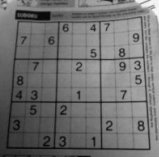
#> input picture OpenCV/Tutorials/images/dave.png, 159 x 157 px, found by its file name
$ python 'run 自适应阈值.py'
#> lines starting #> are read from the running program, lines starting #| are printed output that depends on the picture; after the words box and inside, x2 and y2 are one past the last pixel; in counts of white or black regions, pixels touching at a corner belong together
'''
当一幅图像上的不同部分具有不同亮度时，我们需要采用自适应阈值
此时的阈值是根据图像上的每一小块区域计算与其对应的阈值
因此在一幅图像上的不同区域采用的是不同的阈值，从而是我们能在亮度不同的情况下得到更好的结果

Adaptive Method 自适应方式
	cv2.ADPTIVE_THRESH_MEAN_C：阈值取自相邻区域的平均值
	cv2.ADPTIVE_THRESH_GASUUIAN_C：阈值取自相邻区域的加权和，权重为一个高斯窗口

Block Size 邻域大小【用来计算阈值的区域大小】

C 一个常数，阈值就等于平均值或加权平均值减去这个参数

'''

import cv2
import numpy as np
from matplotlib import pyplot as plt

img=cv2.imread('..\images\dave.png',0)
#> img is the input picture: shape (157, 159); min 6, max 252, mean 111.8

# 中值滤波
# img=cv2.medianBlur(img,5)

ret,th1=cv2.threshold(img,127,255,cv2.THRESH_BINARY)
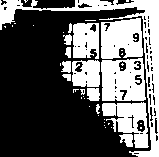
#> th1: shape (157, 159); 37.4% white; 43 white regions (29 under 20 px), largest, box (x1, y1, x2, y2) and area: (0, 0, 159, 157) 3016, (101, 58, 146, 101) 1574, (101, 18, 143, 59) 1409

# 11 为 Block Size, 2 为常数 C

# http://docs.opencv.org/2.4.10/modules/imgproc/doc/miscellaneous_transformations.html?highlight=adaptivethreshold#cv2.adaptiveThreshold
# Python: cv2.adaptiveThreshold(src, maxValue, adaptiveMethod, thresholdType, blockSize, C[, dst]) → dst¶
# 貌似第二个参数有没有什么用
th2=cv2.adaptiveThreshold(img,255,cv2.ADAPTIVE_THRESH_MEAN_C,cv2.THRESH_BINARY,11,2)
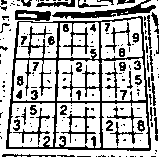
#> th2: shape (157, 159); 70.7% white; black in thin lines or dots

th3=cv2.adaptiveThreshold(img,255,cv2.ADAPTIVE_THRESH_GAUSSIAN_C,cv2.THRESH_BINARY,11,2)
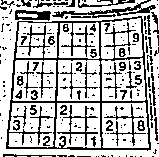
#> th3: shape (157, 159); 72.2% white; black in thin lines or dots

titles=['Original Image','Global Thresholding (v=127)','Adaptive Mean Thresholding','Adaptive Gaussian Thresholding']

images=[img,th1,th2,th3]

for i in range(4):
	plt.subplot(2,2,i+1),plt.imshow(images[i],cmap='gray')
	plt.title(titles[i])
	plt.xticks([]),plt.yticks([])

plt.show()
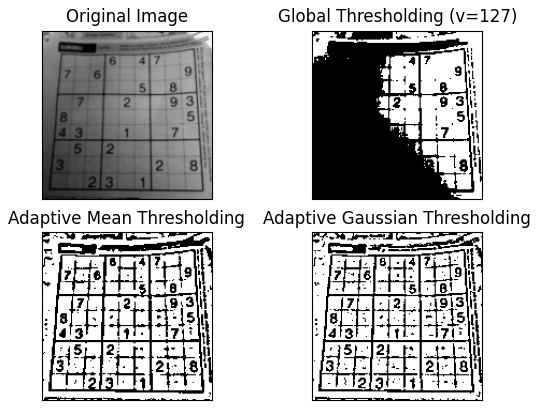
#> figure drawn by matplotlib, 4 panels

$ run again, with OpenCV/Tutorials/images/bilateral.png copied over OpenCV/Tutorials/images/dave.png
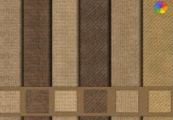
#> input picture OpenCV/Tutorials/images/bilateral.png, 173 x 120 px, found by its file name
#> `ret,th1=cv2.threshold(img,127,255,cv2.THRESH_BINARY)`:
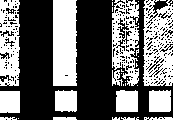
#> th1: shape (120, 173); 42.2% white; 35 white regions (22 under 20 px), largest, box (x1, y1, x2, y2) and area: (53, 0, 77, 86) 2003, (143, 0, 173, 86) 1847, (112, 0, 139, 86) 1392
#> th2: shape (120, 173); 61% white; 351 black regions (300 under 20 px), largest, box (x1, y1, x2, y2) and area: (51, 0, 112, 120) 1534, (0, 0, 53, 120) 1077, (112, 85, 173, 120) 847
#> `th3=cv2.adaptiveThreshold(img,255,cv2.ADAPTIVE_THRESH_GAUSSIAN_C,cv2.T..`:
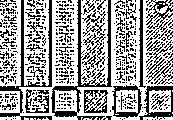
#> th3: shape (120, 173); 61.9% white; black in thin lines or dots
